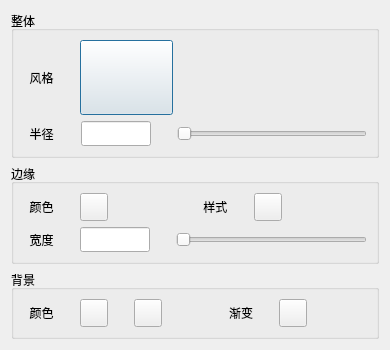
<?xml version="1.0" encoding="UTF-8"?>
<ui version="4.0">
 <class>CCapDialog</class>
 <widget class="QDialog" name="CCapDialog">
  <property name="geometry">
   <rect>
    <x>0</x>
    <y>0</y>
    <width>390</width>
    <height>345</height>
   </rect>
  </property>
  <property name="windowTitle">
   <string>Dialog</string>
  </property>
  <layout class="QGridLayout" name="gridLayout_4">
   <item row="0" column="0">
    <widget class="QGroupBox" name="groupBox">
     <property name="title">
      <string>整体</string>
     </property>
     <layout class="QGridLayout" name="gridLayout">
      <item row="0" column="0">
       <layout class="QVBoxLayout" name="verticalLayout">
        <item>
         <layout class="QHBoxLayout" name="horizontalLayout">
          <item>
           <widget class="QLabel" name="label">
            <property name="text">
             <string>  风格</string>
            </property>
           </widget>
          </item>
          <item>
           <spacer name="horizontalSpacer">
            <property name="orientation">
             <enum>Qt::Horizontal</enum>
            </property>
            <property name="sizeType">
             <enum>QSizePolicy::Fixed</enum>
            </property>
            <property name="sizeHint" stdset="0">
             <size>
              <width>20</width>
              <height>20</height>
             </size>
            </property>
           </spacer>
          </item>
          <item>
           <widget class="QPushButton" name="capStyleBtn">
            <property name="minimumSize">
             <size>
              <width>93</width>
              <height>75</height>
             </size>
            </property>
            <property name="maximumSize">
             <size>
              <width>93</width>
              <height>75</height>
             </size>
            </property>
            <property name="text">
             <string/>
            </property>
           </widget>
          </item>
          <item>
           <spacer name="horizontalSpacer_2">
            <property name="orientation">
             <enum>Qt::Horizontal</enum>
            </property>
            <property name="sizeHint" stdset="0">
             <size>
              <width>40</width>
              <height>20</height>
             </size>
            </property>
           </spacer>
          </item>
         </layout>
        </item>
        <item>
         <spacer name="verticalSpacer">
          <property name="orientation">
           <enum>Qt::Vertical</enum>
          </property>
          <property name="sizeType">
           <enum>QSizePolicy::Expanding</enum>
          </property>
          <property name="sizeHint" stdset="0">
           <size>
            <width>20</width>
            <height>10</height>
           </size>
          </property>
         </spacer>
        </item>
        <item>
         <layout class="QHBoxLayout" name="horizontalLayout_2">
          <item>
           <widget class="QLabel" name="label_2">
            <property name="text">
             <string>  半径</string>
            </property>
           </widget>
          </item>
          <item>
           <spacer name="horizontalSpacer_3">
            <property name="orientation">
             <enum>Qt::Horizontal</enum>
            </property>
            <property name="sizeType">
             <enum>QSizePolicy::Fixed</enum>
            </property>
            <property name="sizeHint" stdset="0">
             <size>
              <width>20</width>
              <height>20</height>
             </size>
            </property>
           </spacer>
          </item>
          <item>
           <widget class="QLineEdit" name="radiusEdit">
            <property name="minimumSize">
             <size>
              <width>70</width>
              <height>25</height>
             </size>
            </property>
            <property name="maximumSize">
             <size>
              <width>70</width>
              <height>25</height>
             </size>
            </property>
           </widget>
          </item>
          <item>
           <spacer name="horizontalSpacer_4">
            <property name="orientation">
             <enum>Qt::Horizontal</enum>
            </property>
            <property name="sizeType">
             <enum>QSizePolicy::Fixed</enum>
            </property>
            <property name="sizeHint" stdset="0">
             <size>
              <width>20</width>
              <height>20</height>
             </size>
            </property>
           </spacer>
          </item>
          <item>
           <widget class="QSlider" name="radiusSlider">
            <property name="minimum">
             <number>10</number>
            </property>
            <property name="maximum">
             <number>360</number>
            </property>
            <property name="orientation">
             <enum>Qt::Horizontal</enum>
            </property>
           </widget>
          </item>
         </layout>
        </item>
       </layout>
      </item>
     </layout>
    </widget>
   </item>
   <item row="1" column="0">
    <widget class="QGroupBox" name="groupBox_2">
     <property name="title">
      <string>边缘</string>
     </property>
     <layout class="QGridLayout" name="gridLayout_2">
      <item row="0" column="0">
       <layout class="QVBoxLayout" name="verticalLayout_2">
        <item>
         <layout class="QHBoxLayout" name="horizontalLayout_3">
          <item>
           <widget class="QLabel" name="label_3">
            <property name="text">
             <string>  颜色</string>
            </property>
           </widget>
          </item>
          <item>
           <spacer name="horizontalSpacer_5">
            <property name="orientation">
             <enum>Qt::Horizontal</enum>
            </property>
            <property name="sizeType">
             <enum>QSizePolicy::Fixed</enum>
            </property>
            <property name="sizeHint" stdset="0">
             <size>
              <width>20</width>
              <height>20</height>
             </size>
            </property>
           </spacer>
          </item>
          <item>
           <widget class="QPushButton" name="edgeColorBtn">
            <property name="minimumSize">
             <size>
              <width>28</width>
              <height>28</height>
             </size>
            </property>
            <property name="maximumSize">
             <size>
              <width>28</width>
              <height>28</height>
             </size>
            </property>
            <property name="text">
             <string/>
            </property>
           </widget>
          </item>
          <item>
           <spacer name="horizontalSpacer_6">
            <property name="orientation">
             <enum>Qt::Horizontal</enum>
            </property>
            <property name="sizeHint" stdset="0">
             <size>
              <width>40</width>
              <height>20</height>
             </size>
            </property>
           </spacer>
          </item>
          <item>
           <widget class="QLabel" name="label_4">
            <property name="text">
             <string> 样式</string>
            </property>
           </widget>
          </item>
          <item>
           <spacer name="horizontalSpacer_7">
            <property name="orientation">
             <enum>Qt::Horizontal</enum>
            </property>
            <property name="sizeType">
             <enum>QSizePolicy::Fixed</enum>
            </property>
            <property name="sizeHint" stdset="0">
             <size>
              <width>20</width>
              <height>20</height>
             </size>
            </property>
           </spacer>
          </item>
          <item>
           <widget class="QPushButton" name="edgeStyleBtn">
            <property name="minimumSize">
             <size>
              <width>28</width>
              <height>28</height>
             </size>
            </property>
            <property name="maximumSize">
             <size>
              <width>28</width>
              <height>28</height>
             </size>
            </property>
            <property name="text">
             <string/>
            </property>
           </widget>
          </item>
          <item>
           <spacer name="horizontalSpacer_8">
            <property name="orientation">
             <enum>Qt::Horizontal</enum>
            </property>
            <property name="sizeHint" stdset="0">
             <size>
              <width>40</width>
              <height>20</height>
             </size>
            </property>
           </spacer>
          </item>
         </layout>
        </item>
        <item>
         <spacer name="verticalSpacer_2">
          <property name="orientation">
           <enum>Qt::Vertical</enum>
          </property>
          <property name="sizeType">
           <enum>QSizePolicy::Expanding</enum>
          </property>
          <property name="sizeHint" stdset="0">
           <size>
            <width>20</width>
            <height>10</height>
           </size>
          </property>
         </spacer>
        </item>
        <item>
         <layout class="QHBoxLayout" name="horizontalLayout_4">
          <item>
           <widget class="QLabel" name="label_5">
            <property name="text">
             <string>  宽度</string>
            </property>
           </widget>
          </item>
          <item>
           <spacer name="horizontalSpacer_9">
            <property name="orientation">
             <enum>Qt::Horizontal</enum>
            </property>
            <property name="sizeType">
             <enum>QSizePolicy::Fixed</enum>
            </property>
            <property name="sizeHint" stdset="0">
             <size>
              <width>20</width>
              <height>20</height>
             </size>
            </property>
           </spacer>
          </item>
          <item>
           <widget class="QLineEdit" name="edgeWidEdit">
            <property name="minimumSize">
             <size>
              <width>70</width>
              <height>25</height>
             </size>
            </property>
            <property name="maximumSize">
             <size>
              <width>70</width>
              <height>25</height>
             </size>
            </property>
           </widget>
          </item>
          <item>
           <spacer name="horizontalSpacer_10">
            <property name="orientation">
             <enum>Qt::Horizontal</enum>
            </property>
            <property name="sizeType">
             <enum>QSizePolicy::Fixed</enum>
            </property>
            <property name="sizeHint" stdset="0">
             <size>
              <width>20</width>
              <height>20</height>
             </size>
            </property>
           </spacer>
          </item>
          <item>
           <widget class="QSlider" name="edgeWidSlider">
            <property name="minimum">
             <number>1</number>
            </property>
            <property name="maximum">
             <number>10</number>
            </property>
            <property name="orientation">
             <enum>Qt::Horizontal</enum>
            </property>
           </widget>
          </item>
         </layout>
        </item>
       </layout>
      </item>
     </layout>
    </widget>
   </item>
   <item row="2" column="0">
    <widget class="QGroupBox" name="groupBox_3">
     <property name="title">
      <string>背景</string>
     </property>
     <layout class="QGridLayout" name="gridLayout_3">
      <item row="0" column="0">
       <layout class="QHBoxLayout" name="horizontalLayout_5">
        <item>
         <widget class="QLabel" name="label_6">
          <property name="text">
           <string>  颜色</string>
          </property>
         </widget>
        </item>
        <item>
         <spacer name="horizontalSpacer_11">
          <property name="orientation">
           <enum>Qt::Horizontal</enum>
          </property>
          <property name="sizeType">
           <enum>QSizePolicy::Fixed</enum>
          </property>
          <property name="sizeHint" stdset="0">
           <size>
            <width>20</width>
            <height>20</height>
           </size>
          </property>
         </spacer>
        </item>
        <item>
         <widget class="QPushButton" name="bkColor1Btn">
          <property name="minimumSize">
           <size>
            <width>28</width>
            <height>28</height>
           </size>
          </property>
          <property name="maximumSize">
           <size>
            <width>28</width>
            <height>28</height>
           </size>
          </property>
          <property name="text">
           <string/>
          </property>
         </widget>
        </item>
        <item>
         <spacer name="horizontalSpacer_12">
          <property name="orientation">
           <enum>Qt::Horizontal</enum>
          </property>
          <property name="sizeType">
           <enum>QSizePolicy::Fixed</enum>
          </property>
          <property name="sizeHint" stdset="0">
           <size>
            <width>20</width>
            <height>20</height>
           </size>
          </property>
         </spacer>
        </item>
        <item>
         <widget class="QPushButton" name="bkColor2Btn">
          <property name="minimumSize">
           <size>
            <width>28</width>
            <height>28</height>
           </size>
          </property>
          <property name="maximumSize">
           <size>
            <width>28</width>
            <height>28</height>
           </size>
          </property>
          <property name="text">
           <string/>
          </property>
         </widget>
        </item>
        <item>
         <spacer name="horizontalSpacer_13">
          <property name="orientation">
           <enum>Qt::Horizontal</enum>
          </property>
          <property name="sizeHint" stdset="0">
           <size>
            <width>40</width>
            <height>20</height>
           </size>
          </property>
         </spacer>
        </item>
        <item>
         <widget class="QLabel" name="label_7">
          <property name="text">
           <string>渐变</string>
          </property>
         </widget>
        </item>
        <item>
         <spacer name="horizontalSpacer_14">
          <property name="orientation">
           <enum>Qt::Horizontal</enum>
          </property>
          <property name="sizeType">
           <enum>QSizePolicy::Fixed</enum>
          </property>
          <property name="sizeHint" stdset="0">
           <size>
            <width>20</width>
            <height>20</height>
           </size>
          </property>
         </spacer>
        </item>
        <item>
         <widget class="QPushButton" name="backGradientBtn">
          <property name="minimumSize">
           <size>
            <width>28</width>
            <height>28</height>
           </size>
          </property>
          <property name="maximumSize">
           <size>
            <width>28</width>
            <height>28</height>
           </size>
          </property>
          <property name="text">
           <string/>
          </property>
         </widget>
        </item>
        <item>
         <spacer name="horizontalSpacer_15">
          <property name="orientation">
           <enum>Qt::Horizontal</enum>
          </property>
          <property name="sizeHint" stdset="0">
           <size>
            <width>40</width>
            <height>20</height>
           </size>
          </property>
         </spacer>
        </item>
       </layout>
      </item>
     </layout>
    </widget>
   </item>
  </layout>
 </widget>
 <resources/>
 <connections/>
</ui>
